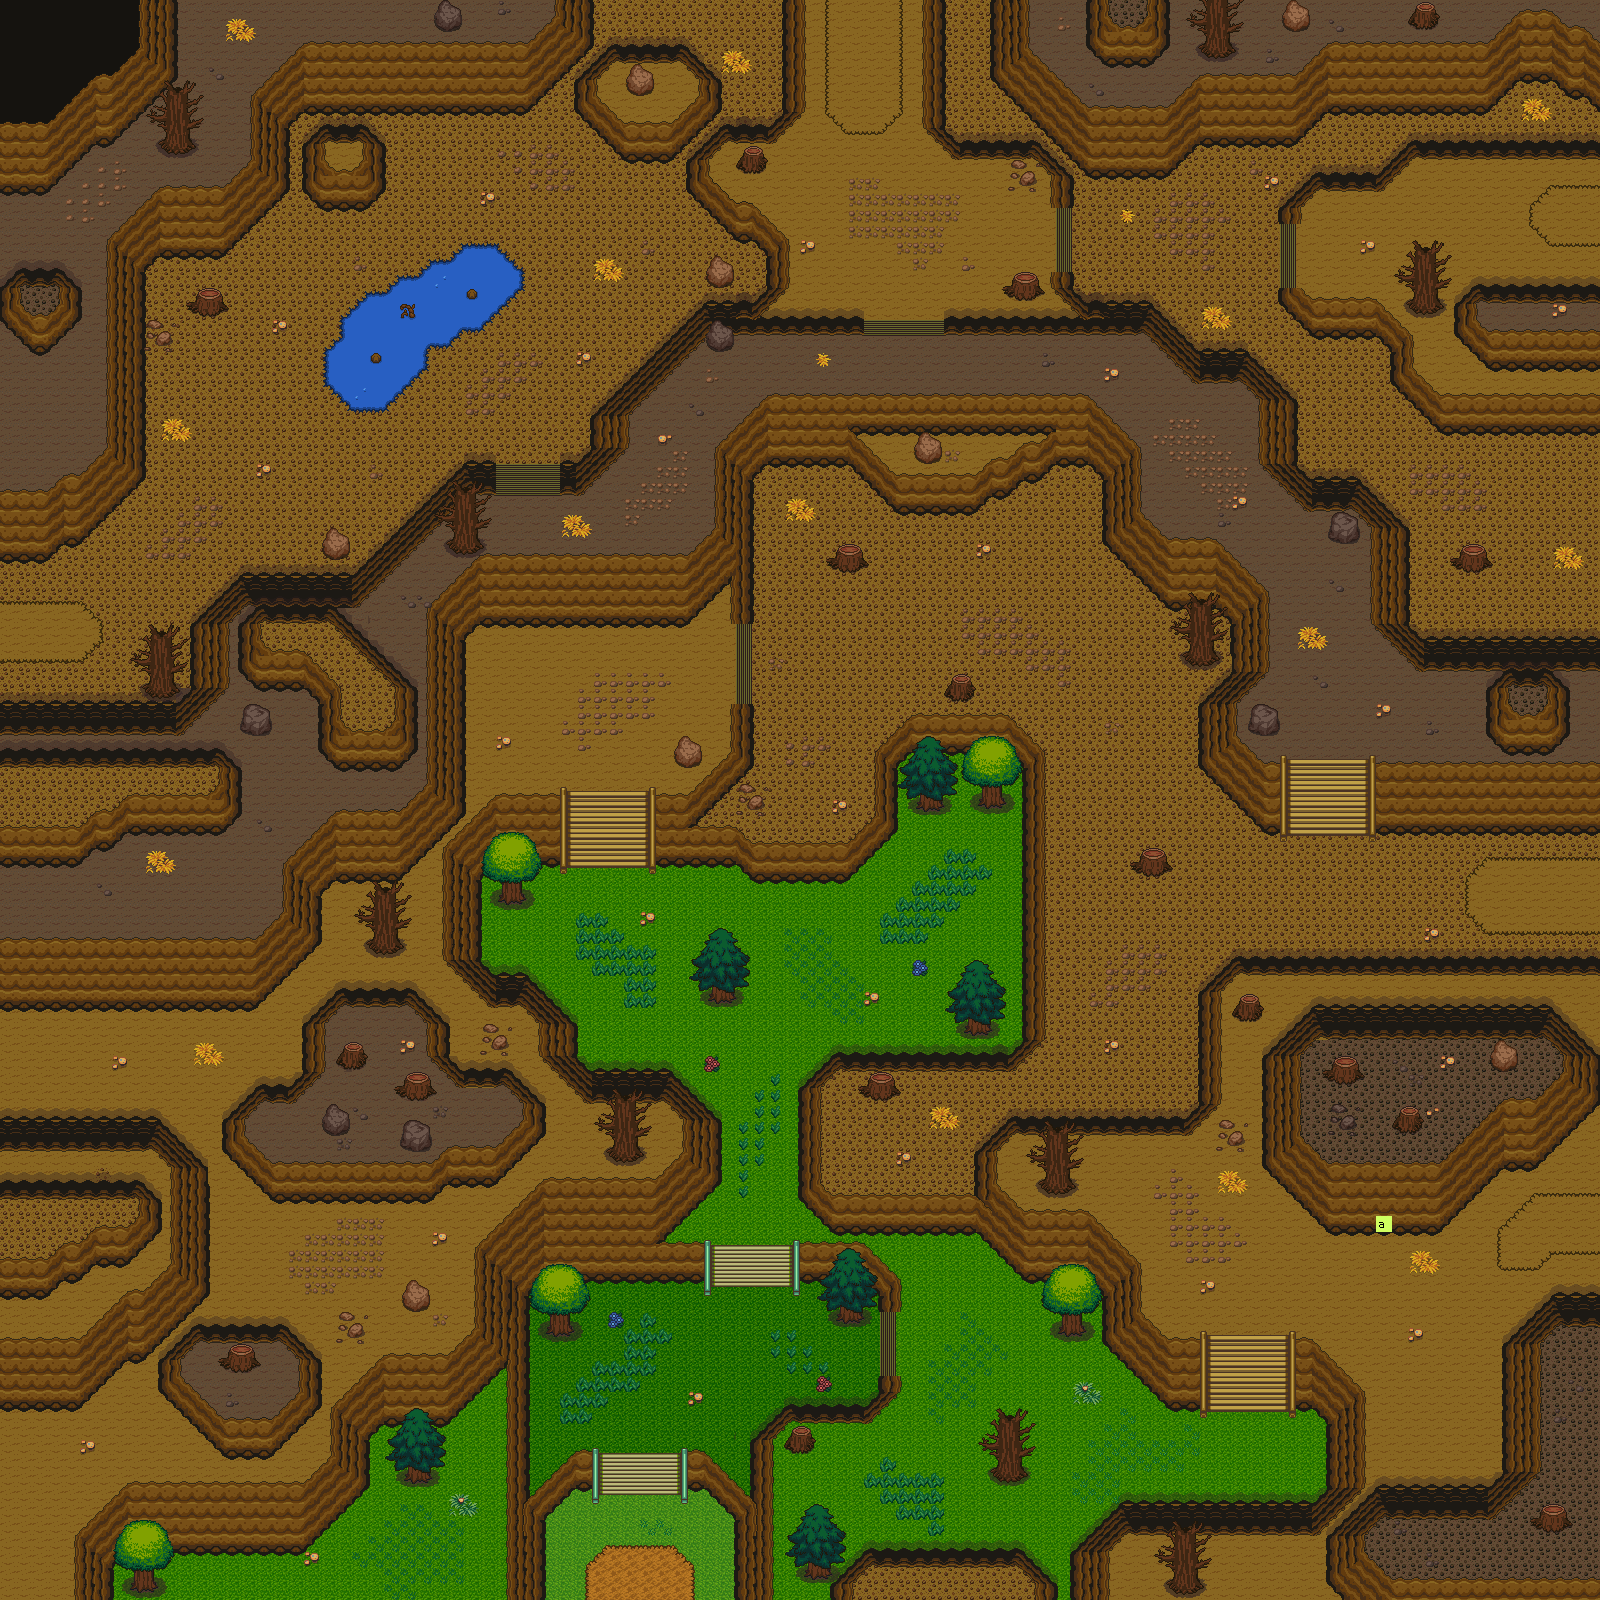

The image is a tile-based game level rendered from a .tmx file. Its description and source (layers, tilesets, objects; grid data summarised) follow:
An orthogonal 100x100 tile map with 16x16 px tiles, 8 tile layers (ground0, ground1, wall0, wall1, ...), 2 hidden layers not drawn, 9 tilesets.

<map version="1.0" orientation="orthogonal" renderorder="right-down" width="100" height="100" tilewidth="16" tileheight="16">
 <tileset firstgid="1" name="1" tilewidth="16" tileheight="16">
  <image source="../../tileset/v1.3/1.png" width="800" height="800" />
 </tileset>
 <tileset firstgid="2501" name="2" tilewidth="16" tileheight="16">
  <image source="../../tileset/v1.3/2.png" width="800" height="800" />
 </tileset>
 <tileset firstgid="5001" name="3" tilewidth="16" tileheight="16">
  <image source="../../tileset/v1.3/3.png" width="800" height="800" />
 </tileset>
 <tileset firstgid="7501" name="4" tilewidth="16" tileheight="16">
  <image source="../../tileset/v1.3/4.png" width="800" height="800" />
 </tileset>
 <tileset firstgid="10001" name="5" tilewidth="16" tileheight="16">
  <image source="../../tileset/v1.3/5.png" width="800" height="800" />
 </tileset>
 <tileset firstgid="12501" name="6" tilewidth="16" tileheight="16">
  <image source="../../tileset/v1.3/6.png" width="800" height="800" />
 </tileset>
 <tileset firstgid="15001" name="7" tilewidth="16" tileheight="16">
  <image source="../../tileset/v1.3/7.png" width="800" height="800" />
 </tileset>
 <tileset firstgid="17501" name="8" tilewidth="16" tileheight="16">
  <image source="../../tileset/v1.3/8.png" width="800" height="800" />
 </tileset>
 <tileset firstgid="20001" name="9" tilewidth="16" tileheight="16">
  <image source="../../tileset/v1.3/9.png" width="800" height="800" />
 </tileset>
 <layer name="ground0" width="100" height="100">
  <data>[10000 cells, 9997 non-empty, 11 distinct tile ids]</data>
 </layer>
 <layer name="ground1" width="100" height="100">
  <data>[10000 cells, 508 non-empty, 132 distinct tile ids]</data>
 </layer>
 <layer name="wall0" width="100" height="100">
  <data>[10000 cells, 4587 non-empty, 353 distinct tile ids]</data>
 </layer>
 <layer name="wall1" width="100" height="100">
  <data>[10000 cells, 1261 non-empty, 261 distinct tile ids]</data>
 </layer>
 <layer name="wall2" width="100" height="100">
  <data>[10000 cells, 165 non-empty, 22 distinct tile ids]</data>
 </layer>
 <layer name="deco0" width="100" height="100">
  <data>[10000 cells, 915 non-empty, 100 distinct tile ids]</data>
 </layer>
 <layer name="deco1" width="100" height="100">
  <data>[10000 cells, 267 non-empty, 77 distinct tile ids]</data>
 </layer>
 <layer name="ABOVE_OVERWRITE" width="100" height="100" visible="0">
  <data>[10000 cells, 0 non-empty, 0 distinct tile ids]</data>
 </layer>
 <layer name="COLLISION_OVERWRITE" width="100" height="100" visible="0">
  <data>[10000 cells, 0 non-empty, 0 distinct tile ids]</data>
 </layer>
 <layer name="SPOT" width="100" height="100">
  <data>[10000 cells, 1 non-empty, 1 distinct tile ids]</data>
 </layer>
</map>
